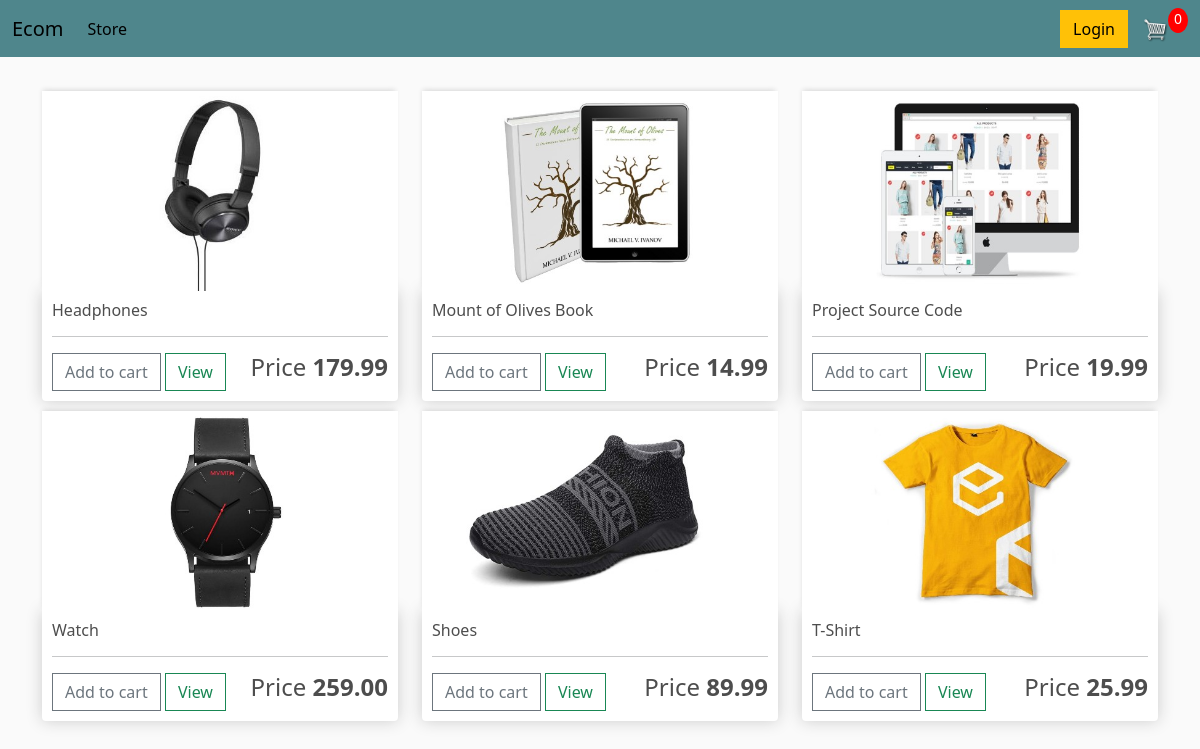
The page / on the database its author committed.
### store/models.py (models this page shows, shortened)
class Product(models.Model):
    name = models.CharField(max_length=200 )
    price = models.FloatField()
    digital = models.BooleanField(default=False , null= True , blank = True)
    image = models.ImageField(null= True, blank = True)
    @property
    def imgURL(self):
        try:
            url = self.image.url
        except:
            url = ''
        return url

### store/views.py (the view)
# urls.py: path('', include('store.urls'))
def store(request):
    data = cartData(request)
    cartItems = data['cart']
    orders = data['orders']
    items = data['items']
    products = Product.objects.all()
    context = {'products': products , 'cart' : cartItems}
    return render(request , 'store/store.html' , context)

### store/utils.py (called while the page is built, shortened)
def cookieCart(request):
        try:
            currCart = json.loads(request.COOKIES['cart'])
        except:
            currCart = {}
        print("Current cart is ", currCart)
        items = []
        orders = {'order_quantity': 0 , 'order_total': 0 , 'shipping' : False}
        cartItems = orders['order_quantity']
        return {'cartItems': cartItems, 'order': orders , 'items':  items }

def cartData(request):
    if request.user.is_authenticated:
        customer = request.user.customer
        orders, created = Order.objects.get_or_create(customer = customer , complete = False)
        items = orders.orderitem_set.all()
        cartItems = orders.order_quantity
    else:
        cookieData =  cookieCart(request)
        cartItems = cookieData['cartItems']
        orders = cookieData['order']
        items = cookieData['items']
    return {'items': items , 'orders': orders , 'cart' : cartItems}

### store/templates/store/store.html (shortened to what this page needs)
{% extends "store/main.html" %}
{% load static %}
{% block content %}
    <div class="row">
        {% for product  in products  %}
        <div class="col-lg-4">
            <img class="thumbnail" src="{{product.imgURL}}" alt="">
            <div class="box-element product">
                <h6>{{product.name}}
                </h6>
                <hr>
                <button data-product = "{{product.id}}"  data-action = "add" class="btn btn-outline-secondary add-btn update-cart">Add to cart
                </button>
                <a href="" class="btn btn-outline-success"> View
                </a>
                <h4 style = "display: inline-block;
                float: right">Price <strong>{{product.price|floatformat:2}}</strong>
                </h4>
            </div>
        </div>
        {% endfor %}
    </div>
{% endblock %}

### static/css/main.css (style rules this page uses)
body { background-color: hsl(0, 0%, 98%); }
h1, h2, h3, h4, h5, h6 { color: hsl(0, 0%, 30%); }
.box-element { box-shadow: hsl(0, 0%, 80%) 0 0 16px; background-color: #fff; border-radius: 4px; padding: 10px; }
.thumbnail { width: 100%; height: 200px; -webkit-box-shadow: -1px -3px 5px -2px rgba(214, 214, 214, 1); -moz-box-shadow: -1px -3px 5px -2px rgba(214, 214, 214, 1); box-shadow: -1px -3px 5px -2px rgba(214, 214, 214, 1); }
.product { border-radius: 0 0 4px 4px; }
.col-lg-4, .col-lg-6, .col-lg-8, .col-lg-12 { margin-top: 10px; }
.btn { border-radius: 0; }

### rows shown on the page
Product: imgURL (picture), name "Headphones", price "179.99"
Product: imgURL (picture), name "Mount of Olives Book", price "14.99"
Product: imgURL (picture), name "Project Source Code", price "19.99"
Product: imgURL (picture), name "Watch", price "259.00"
Product: imgURL (picture), name "Shoes", price "89.99"
Product: imgURL (picture), name "T-Shirt", price "25.99"

### other values the page prints
{{ cart }} "0"
